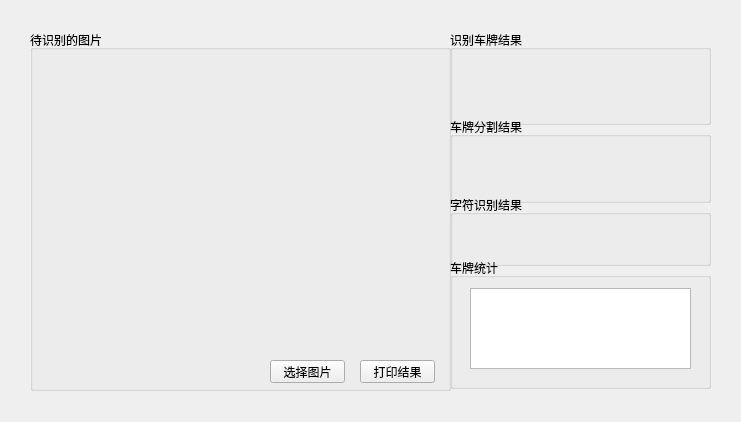
<?xml version="1.0" encoding="UTF-8"?>
<ui version="4.0">
 <class>MainWindow</class>
 <widget class="QMainWindow" name="MainWindow">
  <property name="geometry">
   <rect>
    <x>0</x>
    <y>0</y>
    <width>741</width>
    <height>422</height>
   </rect>
  </property>
  <property name="windowTitle">
   <string>车牌识别系统</string>
  </property>
  <property name="windowIcon">
   <iconset>
    <normaloff>../1.ico</normaloff>../1.ico</iconset>
  </property>
  <widget class="QWidget" name="centralWidget">
   <widget class="QGroupBox" name="groupBox">
    <property name="geometry">
     <rect>
      <x>30</x>
      <y>30</y>
      <width>421</width>
      <height>361</height>
     </rect>
    </property>
    <property name="title">
     <string>待识别的图片</string>
    </property>
    <widget class="QLabel" name="photo">
     <property name="geometry">
      <rect>
       <x>9</x>
       <y>20</y>
       <width>400</width>
       <height>300</height>
      </rect>
     </property>
     <property name="text">
      <string/>
     </property>
     <property name="scaledContents">
      <bool>true</bool>
     </property>
    </widget>
    <widget class="QPushButton" name="choose_image">
     <property name="geometry">
      <rect>
       <x>240</x>
       <y>330</y>
       <width>75</width>
       <height>23</height>
      </rect>
     </property>
     <property name="text">
      <string>选择图片</string>
     </property>
    </widget>
    <widget class="QPushButton" name="print_result">
     <property name="geometry">
      <rect>
       <x>330</x>
       <y>330</y>
       <width>75</width>
       <height>23</height>
      </rect>
     </property>
     <property name="text">
      <string>打印结果</string>
     </property>
    </widget>
   </widget>
   <widget class="QGroupBox" name="groupBox_2">
    <property name="geometry">
     <rect>
      <x>450</x>
      <y>30</y>
      <width>261</width>
      <height>95</height>
     </rect>
    </property>
    <property name="title">
     <string>识别车牌结果</string>
    </property>
    <widget class="QLabel" name="license">
     <property name="geometry">
      <rect>
       <x>31</x>
       <y>25</y>
       <width>200</width>
       <height>50</height>
      </rect>
     </property>
     <property name="text">
      <string/>
     </property>
     <property name="scaledContents">
      <bool>true</bool>
     </property>
    </widget>
   </widget>
   <widget class="QGroupBox" name="groupBox_3">
    <property name="geometry">
     <rect>
      <x>450</x>
      <y>117</y>
      <width>261</width>
      <height>86</height>
     </rect>
    </property>
    <property name="title">
     <string>车牌分割结果</string>
    </property>
    <widget class="QWidget" name="layoutWidget">
     <property name="geometry">
      <rect>
       <x>0</x>
       <y>30</y>
       <width>261</width>
       <height>41</height>
      </rect>
     </property>
     <layout class="QHBoxLayout" name="horizontalLayout">
      <item>
       <widget class="QLabel" name="char0">
        <property name="text">
         <string/>
        </property>
        <property name="scaledContents">
         <bool>true</bool>
        </property>
       </widget>
      </item>
      <item>
       <widget class="QLabel" name="char1">
        <property name="text">
         <string/>
        </property>
        <property name="scaledContents">
         <bool>true</bool>
        </property>
       </widget>
      </item>
      <item>
       <widget class="QLabel" name="char2">
        <property name="text">
         <string/>
        </property>
        <property name="scaledContents">
         <bool>true</bool>
        </property>
       </widget>
      </item>
      <item>
       <widget class="QLabel" name="char3">
        <property name="text">
         <string/>
        </property>
        <property name="scaledContents">
         <bool>true</bool>
        </property>
       </widget>
      </item>
      <item>
       <widget class="QLabel" name="char4">
        <property name="text">
         <string/>
        </property>
        <property name="scaledContents">
         <bool>true</bool>
        </property>
       </widget>
      </item>
      <item>
       <widget class="QLabel" name="char5">
        <property name="text">
         <string/>
        </property>
        <property name="scaledContents">
         <bool>true</bool>
        </property>
       </widget>
      </item>
      <item>
       <widget class="QLabel" name="char6">
        <property name="text">
         <string/>
        </property>
        <property name="scaledContents">
         <bool>true</bool>
        </property>
       </widget>
      </item>
     </layout>
    </widget>
   </widget>
   <widget class="QGroupBox" name="groupBox_5">
    <property name="geometry">
     <rect>
      <x>450</x>
      <y>195</y>
      <width>261</width>
      <height>71</height>
     </rect>
    </property>
    <property name="title">
     <string>字符识别结果</string>
    </property>
    <widget class="QLabel" name="result">
     <property name="geometry">
      <rect>
       <x>40</x>
       <y>22</y>
       <width>181</width>
       <height>31</height>
      </rect>
     </property>
     <property name="font">
      <font>
       <pointsize>17</pointsize>
      </font>
     </property>
     <property name="layoutDirection">
      <enum>Qt::LeftToRight</enum>
     </property>
     <property name="text">
      <string/>
     </property>
     <property name="alignment">
      <set>Qt::AlignCenter</set>
     </property>
    </widget>
   </widget>
   <widget class="QGroupBox" name="groupBox_4">
    <property name="geometry">
     <rect>
      <x>450</x>
      <y>258</y>
      <width>261</width>
      <height>131</height>
     </rect>
    </property>
    <property name="title">
     <string>车牌统计</string>
    </property>
    <widget class="QTextEdit" name="results">
     <property name="geometry">
      <rect>
       <x>20</x>
       <y>30</y>
       <width>221</width>
       <height>81</height>
      </rect>
     </property>
    </widget>
   </widget>
  </widget>
 </widget>
 <resources/>
 <connections>
  <connection>
   <sender>choose_image</sender>
   <signal>clicked()</signal>
   <receiver>MainWindow</receiver>
   <slot>getimage()</slot>
   <hints>
    <hint type="sourcelabel">
     <x>296</x>
     <y>371</y>
    </hint>
    <hint type="destinationlabel">
     <x>379</x>
     <y>460</y>
    </hint>
   </hints>
  </connection>
  <connection>
   <sender>print_result</sender>
   <signal>clicked()</signal>
   <receiver>MainWindow</receiver>
   <slot>printresult()</slot>
   <hints>
    <hint type="sourcelabel">
     <x>404</x>
     <y>374</y>
    </hint>
    <hint type="destinationlabel">
     <x>403</x>
     <y>497</y>
    </hint>
   </hints>
  </connection>
 </connections>
 <slots>
  <slot>getimage()</slot>
  <slot>printresult()</slot>
 </slots>
</ui>
